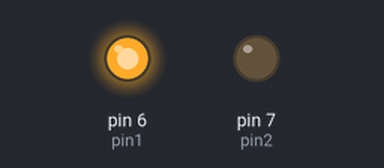
A sketch run on a simulated Arduino Uno, built with avr-gcc and run on an emulated ATmega328P. Parts: output pins drawn as LEDs (lit = HIGH).

Above: at 0.2 s.
At 9.2 s:
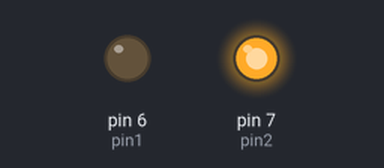
At 18.7 s:
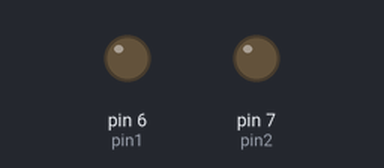
Timing chart, 0 to 19.5 s (numbered marks = the images above):
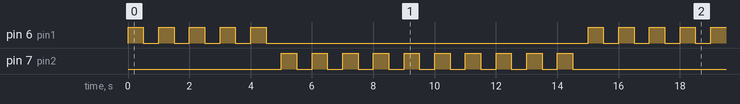

The sketch:

for_loops2.ino
```cpp
int pin1 = 6;
int pin2 = 7;
int DT = 500;
int DTY = 500;
int yblink = 5;
int redblink = 10;
int j;

void setup() {
  // put your setup code here, to run once:
pinMode(pin1,OUTPUT);
pinMode(pin2,OUTPUT);
}

void loop() {
  // put your main code here, to run repeatedly:
  for(j =1;j<=yblink;j=j+1) {
digitalWrite(pin1,HIGH);
delay(DTY);
digitalWrite(pin1,LOW);
delay(DTY);
   }
  for(j =1;j<=redblink;j=j+1){
digitalWrite(pin2,HIGH);
delay(DT);
digitalWrite(pin2,LOW);
delay(DT);
}
}
```

Measured:
- by itself, pin 6 (pin1): repeats every 15.0 s: 4 × (LOW 0.50 s, HIGH 0.50 s), LOW 10.5 s, HIGH 0.50 s
- by itself, pin 7 (pin2): repeats every 15.0 s: 9 × (LOW 0.50 s, HIGH 0.50 s), LOW 5.5 s, HIGH 0.50 s
- by itself, everything shown: repeats every 15.0 s, in 30 steps
